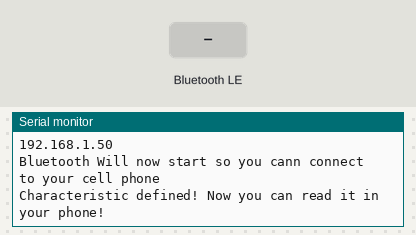
Bench run of a program on a simulated ESP32. Shown: the last lines printed to the serial monitor. The inputs (shaded band) are chosen by the test bench. WiFi joins after 1.5 s; servers stay silent unless stated; uploads are accepted with an empty reply; nothing arrives over Bluetooth unless stated; a phone connects over Bluetooth LE 3 s after start.

Above: at 2.7 s.
2.8 s: Bluetooth LE write "{" received
At 3.8 s:
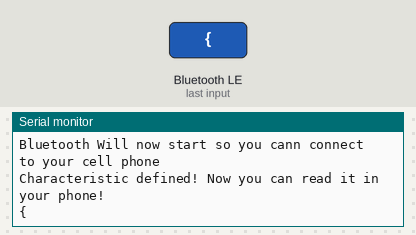
4.3 s: Bluetooth LE write "1" received
At 5.8 s:
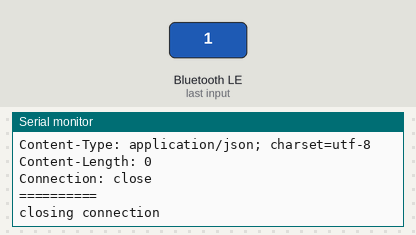

Measured:
- after the input at 2.8 s, the serial monitor: prints a new line at once (image 1)
- after the input at 4.3 s, the serial monitor: prints a new line at once (image 2)

The program:

main.cpp
```cpp
#include <BLEDevice.h>
#include <BLEUtils.h>
#include <BLEServer.h>
#include <WiFi.h>
#include <Credentials.h>

// WiFi connection configuration
const char* ssid = WIFI_SSID; //rede wifi
const char* password = WIFI_PW; //senha wifi

// Tagio configuration
String oauth_token = OAUTH_TOKEN;
const char* host = "api.tago.io";

//Use port 80 only for testing purposes. If this is a production Scenario, prefer HTTPS using 443
const int httpsPort = 80;

// This is to ensure that the bluetooh is enabled on startup
#if !defined(CONFIG_BT_ENABLED) || !defined(CONFIG_BLUEDROID_ENABLED)
#error Bluetooth is not enabled! Please run `make menuconfig` to and enable it
#endif

//Token to control if device is connected to the BLE Service
bool deviceConnected = false;

//Creation of a Client for the Wifi and sending HTTP data
WiFiClient client;

//Function Responsible for sending the information to the Tago.io Platform
void httpSend(String topico, String valor) {

  // JSON Formatter to send the payload
  String post_payload = "{\"variable\":\"" + topico + "\",\"value\":" + valor + "}";

   Serial.print("connecting to ");
   Serial.println(host);

   //Sending data to the Tago.io API
   if (!client.connect(host, httpsPort)) {
     Serial.println("connection failed");
     return;
   }

   //Reult of the data sent and the response received.
   client.println("POST /data? HTTP/1.1");
   client.print("Host: ");
   client.println(host);
   // For production purposes, this line should be true instead of false
   client.println("_ssl: false");
   client.print("Device-Token: ");
   client.println(oauth_token);
   client.println("Content-Type: application/json");
   client.print("Content-Length: ");
   client.println(post_payload.length());
   client.println();
   client.println(post_payload);
   Serial.println("request sent");
   Serial.println("reply was:");
   Serial.println("==========");

  //Here it is shown the result of the data sent to the Tago.io API
  while (client.connected()) {
    String line = client.readStringUntil('\n');
    Serial.println(line); // mostra o resultado da carga no tago.io

    //This is to ensure that it leaves the loop of the while once all the response was received.
    if (line.startsWith("{")){
      break;
    }
    delay(50);
  }

      client.stop();
      Serial.println("==========");
      Serial.println("closing connection");

 }

//Callback for the BLE Carachteristic when it receives the data from the BLE Application in the connected device.
class CharacteristicCallbacks: public BLECharacteristicCallbacks {
     void onWrite(BLECharacteristic *pCharacteristic) {

          //Returns the pointer to the register containing the current of the carachteristic and passes to the rxValue variable
          std::string rxValue = pCharacteristic->getValue();

          //Check if the data is present (value > 0)
          if (rxValue.length() > 0) {

               for (int i = 0; i < rxValue.length(); i++) {
                  Serial.print(rxValue[i]);
               }

               Serial.println(" ");

            // Send a value 1 (Meaning Yellow) to the Tago.io API
                if (rxValue.find("1") != -1) {
                  String Sinal = "1";
                    httpSend("semaforo" , Sinal );

                }
            // Send a value 2 (Meaning Green) to the Tago.io API
                if (rxValue.find("2") != -1) {
                  String Sinal = "2";
                    httpSend("semaforo" , Sinal );

                }
            // Send a value 3 (Meaning Red) to the Tago.io API
                if (rxValue.find("3") != -1) {
                  String Sinal = "3";
                    httpSend("semaforo" , Sinal );

                }

          }
     }//onWrite
};

//callback to identify when a device is connected or not.
class ServerCallbacks: public BLEServerCallbacks {
    void onConnect(BLEServer* pServer) {
      deviceConnected = true;
    };

    void onDisconnect(BLEServer* pServer) {
      deviceConnected = false;
    }
};

void setup() {

  Serial.begin(115200);

  //Conexão Wifi
  WiFi.begin(ssid,password);
  while (WiFi.status() != WL_CONNECTED) {
    delay(500);
    Serial.print(".");
  }


  //WI-FI Startup
  Serial.println("");
  Serial.println("WiFi connected");
  Serial.println("IP address: ");
  Serial.println(WiFi.localIP());

  //BLE Startup
  Serial.println("Bluetooth Will now start so you cann connect to your cell phone");
  BLEDevice::init("ESP32-Tagio");
  BLEServer *pServer = BLEDevice::createServer();

  //Creates the Callbacks for the Server
  pServer->setCallbacks(new ServerCallbacks());

  BLEService *pService = pServer->createService(SERVICE_UUID);

  // Creates a carachteristic for the bluetooth to receive data.
  BLECharacteristic *pCharacteristic = pService->createCharacteristic(
                                         CHARACTERISTIC_UUID_RX,
                                         BLECharacteristic::PROPERTY_WRITE
                                       );

  //Creates a callback for the created BLE Carachteristic
  pCharacteristic->setCallbacks(new CharacteristicCallbacks());

  // Start the service
  pService->start();

  // Start advertising (ESP32 no can be discovered)
  pServer->getAdvertising()->start();

  Serial.println("Characteristic defined! Now you can read it in your phone!");

}

void loop() {

//For this example no code in the Main Loop is necessary, since all the data is being handeled in the callbacks of the BLE function BLECharacteristicCallbacks

}
```

Credentials_example.h
```cpp
#ifndef CREDENTIALS_H
#define CREDENTIALS_H

// WiFi configuration
#define WIFI_SSID "INSER NETWORK SSID HERE"
#define WIFI_PW "INSERT PASSWORD FOR YOUR WIFI NETWORK HERE"

// Tago.io Device Token
#define OAUTH_TOKEN "INSERT HERE TAGO.IO DEVICE TOKEN"

// See the following for generating UUIDs:
// https://www.uuidgenerator.net/
// Bluetooth Configuration
#define SERVICE_UUID         "INSERT HERE SERVICE UUID"
#define CHARACTERISTIC_UUID_RX "INSERT HERE RX UUID"
#define CHARACTERISTIC_UUID_TX "INSERT HERE TX UUID"

#endif
```
